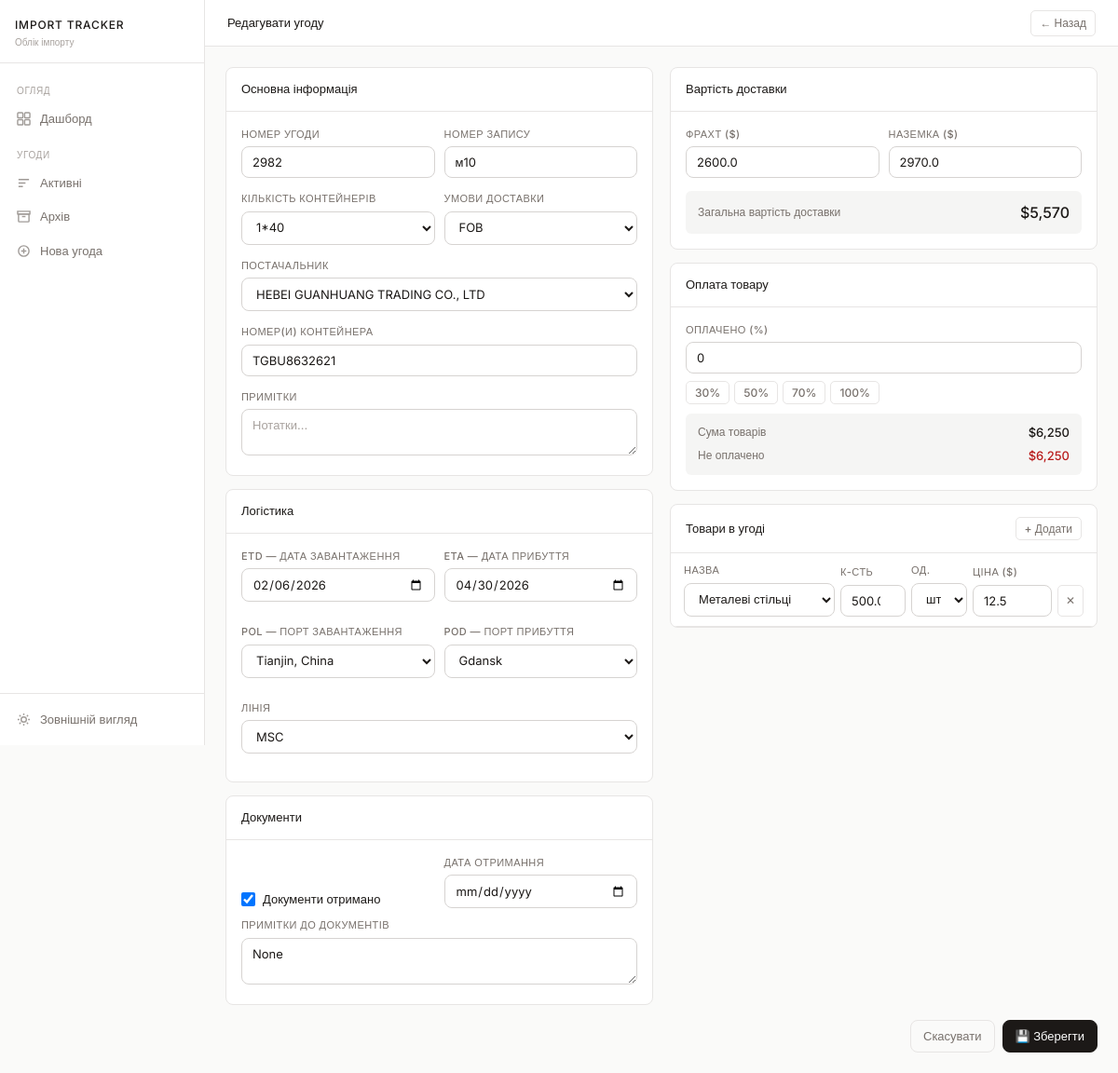
The page /agreement/1/edit on the database its author committed.
### tables this page shows
CREATE TABLE "agreements" (
    id INTEGER PRIMARY KEY AUTOINCREMENT,
    agreement_number TEXT,
    container_count TEXT,
    delivery_terms TEXT,
    etd DATE,
    eta DATE,
    container_numbers TEXT,
    supplier TEXT,
    pol TEXT,
    pod TEXT,
    shipping_line TEXT,
    freight_usd REAL DEFAULT 0,
    inland_usd REAL DEFAULT 0,
    goods_payment_percent REAL DEFAULT 0,
    docs_received INTEGER DEFAULT 0,
    docs_received_date DATE,
    docs_notes TEXT,
    record_number TEXT,
    notes TEXT,
    status TEXT DEFAULT 'active',
    created_at TIMESTAMP DEFAULT CURRENT_TIMESTAMP,
    archived_at TIMESTAMP
);

CREATE TABLE goods (
            id INTEGER PRIMARY KEY AUTOINCREMENT,
            agreement_id INTEGER NOT NULL,
            name TEXT NOT NULL,
            quantity REAL,
            unit TEXT DEFAULT 'шт',
            price_usd REAL DEFAULT 0,
            FOREIGN KEY (agreement_id) REFERENCES agreements(id) ON DELETE CASCADE
        );

### app.py (the view, shortened to what this page needs)
@app.route('/agreement/<int:aid>/edit', methods=['GET','POST'])
def edit_agreement(aid):
    conn = get_db()
    agreement = fetchone(conn, 'SELECT * FROM agreements WHERE id=?', (aid,))
    goods     = fetchall(conn, 'SELECT * FROM goods WHERE agreement_id=?', (aid,))
    conn.close()
    opts = {c: get_options(c) for c in ['pol','pod','shipping_line','supplier','container_count','good_name']}
    return render_template('form.html', agreement=agreement, goods=goods, opts=opts)

### app.py (called while the page is built)
def fetchall(conn, sql, params=()):
    cur = conn.cursor()
    cur.execute(q(sql), params)
    if PG:
        cols = [d[0] for d in cur.description]
        return [dict(zip(cols, row)) for row in cur.fetchall()]
    else:
        rows = cur.fetchall()
        return [dict(r) for r in rows]

def fetchone(conn, sql, params=()):
    cur = conn.cursor()
    cur.execute(q(sql), params)
    if PG:
        cols = [d[0] for d in cur.description]
        row = cur.fetchone()
        return dict(zip(cols, row)) if row else None
    else:
        row = cur.fetchone()
        return dict(row) if row else None

def get_options(cat):
    conn = get_db()
    rows = fetchall(conn, "SELECT value FROM options WHERE category=? ORDER BY value", (cat,))
    conn.close()
    return [r['value'] for r in rows]

    def get_db():
        conn = sqlite3.connect(DB, timeout=60, check_same_thread=False)
        conn.row_factory = sqlite3.Row
        conn.execute("PRAGMA journal_mode=WAL")
        conn.execute("PRAGMA busy_timeout=60000")
        return conn

    def q(sql):
        return sql

### import_tracker/templates/form.html (shortened to what this page needs)
{% macro combo_field(name, value, options) %}
{% set cat = name.replace('[]','') %}
<div style="display:flex;gap:6px;">
  <select name="{{ name }}" style="flex:1;" onchange="handleSelect(this,'{{ cat }}')">
    {% for opt in options %}
    <option value="{{ opt }}" {{ 'selected' if value and value.strip()==opt }}>{{ opt }}</option>
    {% endfor %}
    {% if value and value not in options and value.strip() %}
    <option value="{{ value }}" selected>{{ value }}</option>
    {% endif %}
  </select>
</div>
{% endmacro %}
{% extends "base.html" %}
{% block topbar_title %}{{ 'Редагувати угоду' if agreement else 'Нова угода' }}{% endblock %}
{% block topbar_actions %}<a href="/" class="btn btn-ghost btn-sm">← Назад</a>{% endblock %}
{% block content %}
<form method="post" id="main-form" autocomplete="off" onsubmit="prepareSubmit()">
<div style="display:grid;grid-template-columns:1fr 1fr;gap:18px;align-items:start;">
  <div style="display:flex;flex-direction:column;gap:14px;">
    <div class="card">
      <div class="card-header"><span style="font-size:13px;font-weight:500;">Основна інформація</span></div>
      <div class="card-body">
        <div class="grid grid-2" style="gap:10px;">
          <div class="form-group">
            <label>Номер угоди</label>
            <input type="text" name="agreement_number" value="{{ agreement.agreement_number if agreement else '' }}" placeholder="2982">
          </div>
          <div class="form-group">
            <label>Номер запису</label>
            <input type="text" name="record_number" value="{{ agreement.record_number if agreement else '' }}" placeholder="м10">
          </div>
        </div>
        <div class="grid grid-2" style="gap:10px;">
          <div class="form-group">
            <label>Кількість контейнерів</label>
            {{ combo_field('container_count', agreement.container_count if agreement else '', opts.container_count) }}
          </div>
          <div class="form-group">
            <label>Умови доставки</label>
            <select name="delivery_terms">
              {% for t in ['FOB','CIF','EXW','DAP','CFR'] %}
                <option value="{{ t }}" {{ 'selected' if agreement and agreement.delivery_terms and agreement.delivery_terms.strip()==t }}>{{ t }}</option>
              {% endfor %}
            </select>
          </div>
        </div>
        <div class="form-group">
          <label>Постачальник</label>
          {{ combo_field('supplier', agreement.supplier if agreement else '', opts.supplier) }}
        </div>
        <div class="form-group">
          <label>Номер(и) контейнера</label>
          <input type="text" name="container_numbers" value="{{ agreement.container_numbers if agreement else '' }}" placeholder="TGBU8632621">
        </div>
        <div class="form-group" style="margin-bottom:0;">
          <label>Примітки</label>
          <textarea name="notes" rows="2" placeholder="Нотатки...">{{ agreement.notes if agreement else '' }}</textarea>
        </div>
      </div>
    </div>
    <div class="card">
      <div class="card-header"><span style="font-size:13px;font-weight:500;">Логістика</span></div>
      <div class="card-body">
        <div class="grid grid-2" style="gap:10px;">
          <div class="form-group">
            <label>ETD — дата завантаження</label>
            <input type="date" name="etd" value="{{ agreement.etd if agreement else '' }}">
          </div>
          <div class="form-group">
            <label>ETA — дата прибуття</label>
            <input type="date" name="eta" value="{{ agreement.eta if agreement else '' }}">
          </div>
          <div class="form-group">
            <label>POL — порт завантаження</label>
            {{ combo_field('pol', agreement.pol if agreement else '', opts.pol) }}
          </div>
          <div class="form-group">
            <label>POD — порт прибуття</label>
            {{ combo_field('pod', agreement.pod if agreement else '', opts.pod) }}
          </div>
          <div class="form-group" style="grid-column:span 2;">
            <label>Лінія</label>
            {{ combo_field('shipping_line', agreement.shipping_line if agreement else '', opts.shipping_line) }}
          </div>
        </div>
      </div>
    </div>
    <div class="card">
      <div class="card-header"><span style="font-size:13px;font-weight:500;">Документи</span></div>
      <div class="card-body">
        <div class="grid grid-2" style="gap:10px;align-items:end;">
          <div>
            <label style="display:flex;align-items:center;gap:8px;text-transform:none;letter-spacing:0;font-size:13px;color:var(--text);cursor:pointer;margin-bottom:0;">
              <input type="checkbox" name="docs_received" value="1" style="width:15px;height:15px;"
                {{ 'checked' if agreement and agreement.docs_received }}
                onchange="document.getElementById('doc-date-wrap').style.opacity=this.checked?'1':'0.4'">
              Документи отримано
            </label>
          </div>
          <div id="doc-date-wrap" style="opacity:{{ '1' if agreement and agreement.docs_received else '0.4' }};">
            <label>Дата отримання</label>
            <input type="date" name="docs_received_date" value="{{ agreement.docs_received_date if agreement else '' }}">
          </div>
        </div>
        <div class="form-group" style="margin-top:10px;margin-bottom:0;">
          <label>Примітки до документів</label>
          <textarea name="docs_notes" rows="2" placeholder="Коментар...">{{ agreement.docs_notes if agreement else '' }}</textarea>
        </div>
      </div>
    </div>
  </div>
  <div style="display:flex;flex-direction:column;gap:14px;">
    <div class="card">
      <div class="card-header"><span style="font-size:13px;font-weight:500;">Вартість доставки</span></div>
      <div class="card-body">
        <div class="grid grid-2" style="gap:10px;">
          <div class="form-group">
            <label>Фрахт ($)</label>
            <input type="number" name="freight_usd" step="0.01" value="{{ agreement.freight_usd if agreement else '' }}" placeholder="0" id="freight" oninput="updateDelivery()">
          </div>
          <div class="form-group">
            <label>Наземка ($)</label>
            <input type="number" name="inland_usd" step="0.01" value="{{ agreement.inland_usd if agreement else '' }}" placeholder="0" id="inland" oninput="updateDelivery()">
          </div>
        </div>
        <div style="background:var(--bg3);border-radius:6px;padding:11px 13px;">
          <div style="display:flex;justify-content:space-between;align-items:center;">
            <span style="font-size:12px;color:var(--muted);">Загальна вартість доставки</span>
            <span style="font-size:16px;font-weight:500;" id="delivery-total">$0</span>
          </div>
        </div>
      </div>
    </div>
    <div class="card">
      <div class="card-header"><span style="font-size:13px;font-weight:500;">Оплата товару</span></div>
      <div class="card-body">
        <div class="form-group" style="margin-bottom:8px;">
          <label>Оплачено (%)</label>
          <input type="number" name="goods_payment_percent" min="0" max="100" step="1"
            value="{{ agreement.goods_payment_percent|int if agreement else '' }}" placeholder="0" id="goods-pct" oninput="updateGoods()">
        </div>
        <div style="display:flex;gap:5px;flex-wrap:wrap;margin-bottom:10px;">
          {% for pct in [30,50,70,100] %}
          <button type="button" class="btn btn-ghost btn-sm" onclick="document.getElementById('goods-pct').value={{ pct }};updateGoods()">{{ pct }}%</button>
          {% endfor %}
        </div>
        <div style="background:var(--bg3);border-radius:6px;padding:11px 13px;">
          <div style="display:flex;justify-content:space-between;margin-bottom:5px;">
            <span style="font-size:12px;color:var(--muted);">Сума товарів</span>
            <span style="font-size:13px;font-weight:500;" id="goods-total-d">$0</span>
          </div>
          <div style="display:flex;justify-content:space-between;">
            <span style="font-size:12px;color:var(--muted);">Не оплачено</span>
            <span style="font-size:13px;font-weight:500;color:var(--danger);" id="goods-rem-d">$0</span>
          </div>
        </div>
      </div>
    </div>
    <div class="card">
      <div class="card-header">
        <span style="font-size:13px;font-weight:500;">Товари в угоді</span>
        <button type="button" class="btn btn-ghost btn-sm" onclick="addGood()">+ Додати</button>
      </div>
      <div id="goods-list">
        {% if goods %}
          {% for g in goods %}
          <div class="good-row" style="display:grid;grid-template-columns:1fr 70px 60px 85px 28px;gap:6px;padding:10px 14px;border-bottom:1px solid var(--border);align-items:end;">
            <div>
              <label>Назва</label>
              <select name="good_name[]" onchange="handleGoodSelect(this)">
                {% if g.name and g.name not in opts.good_name %}
                <option value="{{ g.name }}" selected>{{ g.name }}</option>
                {% endif %}
              </select>
            </div>
            <div><label>К-сть</label><input type="number" name="good_qty[]" value="{{ g.quantity }}" step="0.01" placeholder="0" oninput="updateGoods()"></div>
            <div><label>Од.</label>
              <select name="good_unit[]">{% for u in ['шт','кг','м','л','компл'] %}<option value="{{ u }}" {{ 'selected' if g.unit==u }}>{{ u }}</option>{% endfor %}</select>
            </div>
            <div><label>Ціна ($)</label><input type="number" name="good_price[]" value="{{ g.price_usd }}" step="0.01" placeholder="0" oninput="updateGoods()"></div>
            <div style="display:flex;align-items:flex-end;">
              <button type="button" onclick="this.closest('.good-row').remove();updateGoods()" style="background:transparent;border:1px solid var(--border);color:var(--muted);border-radius:5px;width:28px;height:34px;cursor:pointer;font-size:12px;">✕</button>
            </div>
          </div>
          {% endfor %}
        {% else %}
          <div id="goods-empty" style="padding:18px;text-align:center;color:var(--hint);font-size:13px;">Натисни "+ Додати" щоб додати товар</div>
        {% endif %}
      </div>
    </div>
  </div>
</div>
<div style="display:flex;gap:8px;justify-content:flex-end;margin-top:16px;">
  <a href="/" class="btn btn-ghost">Скасувати</a>
  <button type="submit" class="btn btn-primary">{{ '💾 Зберегти' if agreement else '✓ Створити' }}</button>
</div>
</form>
{% endblock %}

### import_tracker/templates/base.html (style rules this page uses)
:root { --bg:#fafaf9;--bg2:#ffffff;--bg3:#f5f5f4;--border:#e7e5e4;--border2:#d6d3d1;--text:#1c1917;--muted:#78716c;--hint:#a8a29e;--danger:#b91c1c;--warn:#92400e;--ok:#166534;--danger-bg:#fef2f2;--warn-bg:#fffbeb;--ok-bg:#f0fdf4;--sidebar-w:220px;--radius:8px;--sans:'Inter',sans-serif;--mono:'Inter',sans-serif; }
*,*::before,*::after { box-sizing:border-box;margin:0;padding:0; }
body { font-family:var(--sans);background:var(--bg);color:var(--text);min-height:100vh;font-size:14px;line-height:1.5;-webkit-font-smoothing:antialiased;display:flex; }
.btn { display:inline-flex;align-items:center;gap:6px;padding:7px 13px;border-radius:var(--radius);font-family:var(--sans);font-size:13px;font-weight:500;cursor:pointer;border:1px solid var(--border2);text-decoration:none;transition:all 0.12s;white-space:nowrap;background:var(--bg2);color:var(--text); }
.btn-primary { background:var(--text);color:var(--bg2);border-color:var(--text); }
.btn-ghost { background:transparent;color:var(--muted);border-color:var(--border); }
.btn-sm { padding:4px 9px;font-size:12px;border-radius:5px; }
.card { background:var(--bg2);border:1px solid var(--border);border-radius:var(--radius);overflow:hidden; }
.card-header { padding:13px 16px;border-bottom:1px solid var(--border);display:flex;align-items:center;justify-content:space-between; }
.card-body { padding:16px; }
input,select,textarea { background:var(--bg2);border:1px solid var(--border2);color:var(--text);border-radius:var(--radius);padding:8px 11px;font-family:var(--sans);font-size:13px;width:100%;transition:border-color 0.12s;outline:none; }
input::placeholder,textarea::placeholder { color:var(--hint); }
label { display:block;font-size:11px;color:var(--muted);margin-bottom:5px;font-weight:500;letter-spacing:0.04em;text-transform:uppercase; }
.form-group { margin-bottom:14px; }
.grid { display:grid;gap:14px; }
.grid-2 { grid-template-columns:repeat(2,1fr); }

### rows shown on the page
agreements: agreement_number "2982", record_number "м10", supplier "HEBEI GUANHUANG TRADING CO., LTD", container_numbers "TGBU8632621", etd "02/06/2026", eta "04/30/2026", pod "Gdansk", freight_usd "2600.0", inland_usd "2970.0", goods_payment_percent "0"
goods: name "Металеві стільці", quantity "500.0", price_usd "12.5"

### other values the page prints
{{ 'Редагувати угоду' if agreement else 'Нова угода' }} "Редагувати угоду"
{{ pct }} "30" "50" "70" "100"
{{ '💾 Зберегти' if agreement else '✓ Створити' }} "💾 Зберегти"
form field container_count "1*40"
form field delivery_terms "FOB"
form field pol "Tianjin, China"
form field shipping_line "MSC"
form field value "шт"
